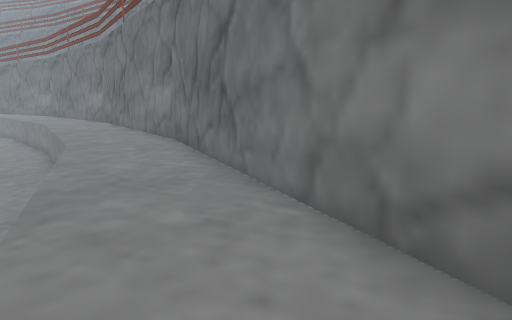
view 1 (above)

13 first-person views from a walk through a scene from a Unity 3-D project. The camera is 1.2 m above the floor, tilts 10° down and sees 75° across. The floor is counted in squares, 1 m on a side. Each view is taken from the middle of a square. On the plan, view 1 faces up. The plan holds only what a view shows up to about 14 squares ahead; the rest is blank. The place goes on beyond the plan.

view 2
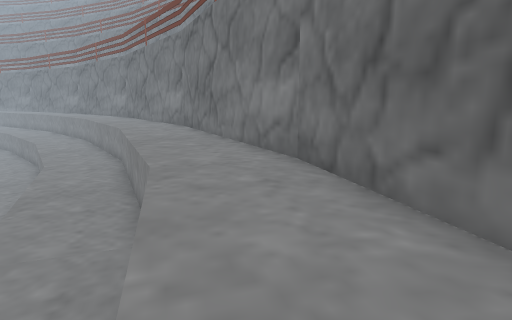

view 3
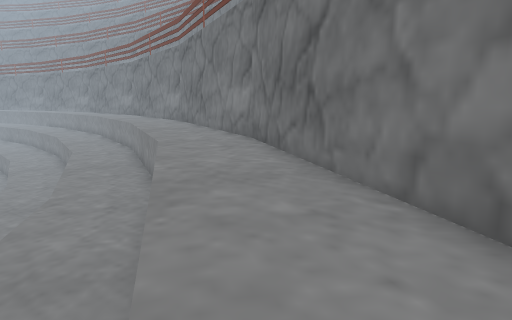

view 4
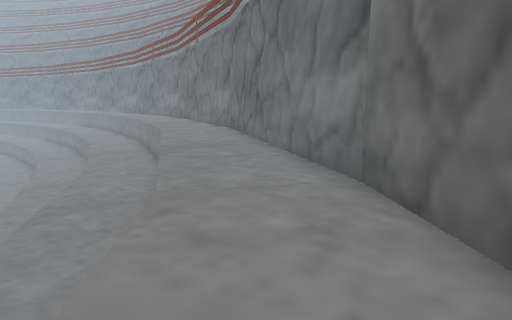

view 5
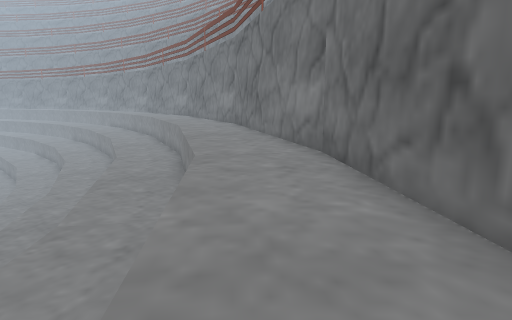

view 6
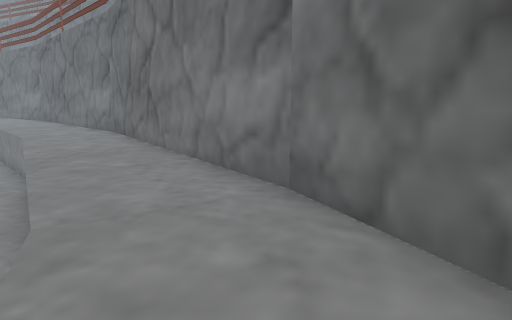

view 7
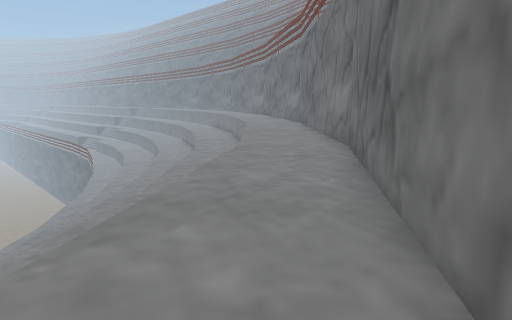

view 8
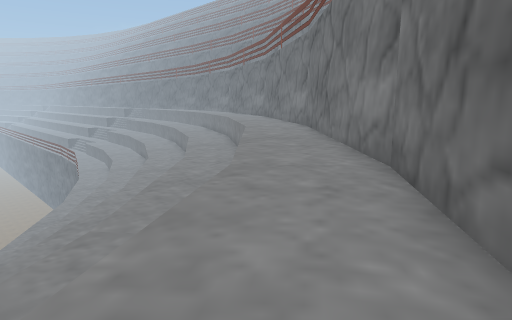

view 9
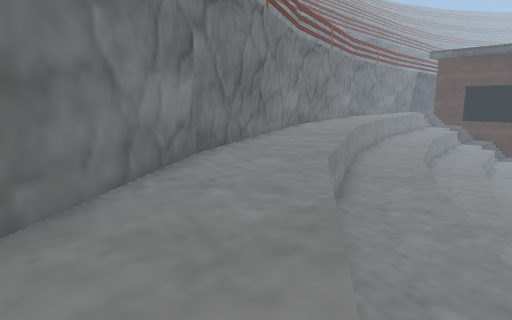

view 10
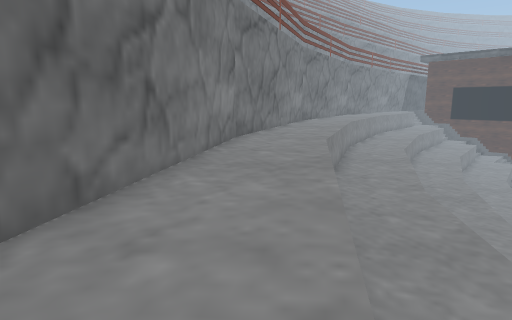

view 11
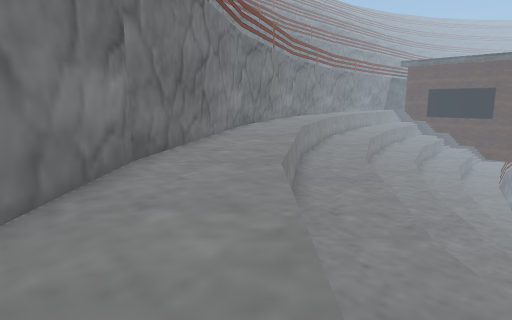

view 12
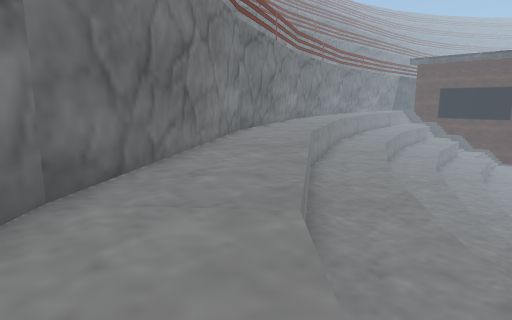

view 13
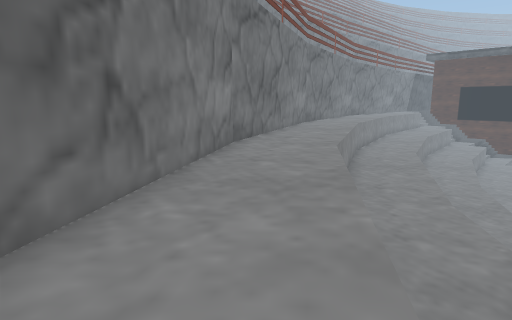

### Floor plan
Key: @ floor where view 1 was taken; # wall or solid block; . main floor; - floor 1.5 m lower than the main floor; _ floor 3 m lower than the main floor; < floor 4.5 m lower than the main floor; ( floor 6 m lower than the main floor; / step, stairs or slope; v drop or lower ground.
Columns run from 22 left of view 1 to 5 right of it. Each row starts with its distance up from view 1.
 22        ....##
 21      -- ....##
 20      ---#....##
 19       ---#....#
 18        ---#...##
 17     __ #---#...##
 16 /<  #_  #---#...#
 15 (/<  #_  #---/..##
 14   /<  #_ _/--#...##
 13   (/   #__ ---#...#
 12        <___#---#..##
 11          ___#---...##
 10          #___---#...#
  9          <___#---#..##
  8           #___#--#...#
  7            #___---#..##
  6             ___#--#...#
  5              __ ---/..##
  4              ___#--#...#
  3               __ ---...#
  2               ___#--#..##
  1                __ ---...#
  0                __  --#@.##
 -1                 _  --#...#
 -2                 ___---...#
 -3                 ___#--#..#
 -4                  __ --v..##
 -5                  __ --#...#
 -6                  __ ---...#
 -7                  /_ #--#..#
 -8                     v---..##
 -9                      ---...#
-10                      ---...#
-11                      #--#..#
-12                      #--#..#
-13                      v--v..#
-14                         v..#
-15                         v..
-16
-17                          .

Where each view was taken, in squares from view 1:
view 1: 0 up, 0 right, facing up
view 2: 6 down, 1 right, facing up
view 3: 10 down, 2 right, facing up
view 4: 14 down, 3 right, facing up
view 5: 17 down, 3 right, facing up
view 6: 6 up, 3 left, facing up
view 7: 11 up, 4 left, facing up-left
view 8: 13 up, 6 left, facing up-left
view 9: 15 up, 9 left, facing down-right
view 10: 18 up, 11 left, facing down-right
view 11: 22 up, 15 left, facing down-right
view 12: 20 up, 13 left, facing down-right
view 13: 17 up, 10 left, facing down-right
